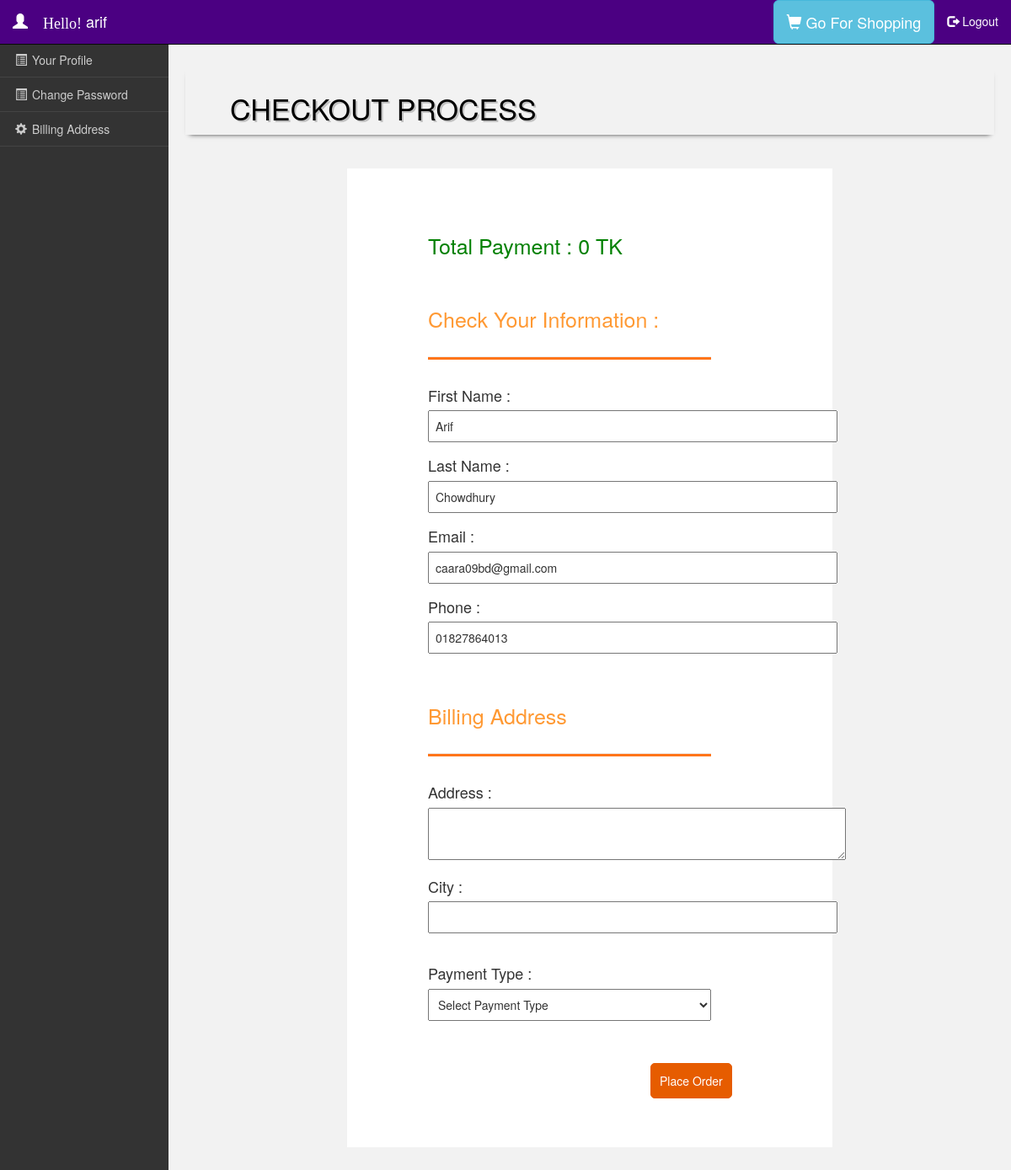
The page /user/checkout.php (signed in) on the database its author committed.
### tables this page shows
CREATE TABLE `user` (
  `u_id` int(11) NOT NULL,
  `username` varchar(150) NOT NULL,
  `email` varchar(50) NOT NULL,
  `password` varchar(25) NOT NULL,
  `f_name` varchar(30) NOT NULL,
  `l_name` varchar(30) NOT NULL,
  `phone` varchar(30) NOT NULL
);

### user/checkout_process.php (the view, shortened to what this page needs)
<?php include("database.php"); ?>
<!DOCTYPE html>
<html lang="en" >
<head>
  <link rel='stylesheet' href='https://maxcdn.bootstrapcdn.com/bootstrap/3.3.6/css/bootstrap.min.css'>
  <link rel="stylesheet" type="text/css" href="../admin/css/admin.css">
  <link rel="stylesheet" href="css/style.css">
  <link rel="stylesheet" media="all" href="../css/style.css">
</head>
<body>
<?php include("include/top_navbar.php"); ?>
<?php include("include/sidebar.php"); ?>
<div class="main-content">
<div class="checkout_header"   style="  background: #F2F2F2; box-shadow: 0px 4px 6px -5px #000;">
<div class="checkout_left"><h1>Checkout Process</h1></div>
</div>
   <section>
      <div id="checkout-wrapper">
            <div id="checkform">
                <form action="checkout.php" method="POST">
                 <h2 style="color: green;">Total Payment : <?php echo $totaltaka;?> TK </h2>
                    <br>
                 <h2>Check Your Information : </h2><hr>
    <?php
    $queryc = mysqli_query($conn, "SELECT * FROM `user` WHERE u_id = $id");
    $rowc = mysqli_fetch_assoc($queryc);
    ?>
                    <p id="cname" class="clabel"> First Name :</p>
                    <input type="text" size="60" name="fname" pattern="^[a-zA-Z\s]+$" title="only letters" value="<?= $rowc['f_name']; ?>" >
                    <p id="cname" class="clabel">Last Name :</p>
                    <input type="text" size="60" name="lname" pattern="^[a-zA-Z\s]+$" title="only letters" value="<?= $rowc['l_name']; ?>" >
                    <p id="cname" class="clabel">Email :</p>
                    <input type="email" size="60" name="email" value="<?= $rowc['email']; ?>">
                    <p id="cname" class="clabel"> Phone :</p>
                    <input type="text" size="60" name="phone" pattern="[0-9]+" title="numbers only" maxlength="11" value="<?= $rowc['phone']; ?>"  >
                    <br><br><br>
                 <h2>Billing Address </h2><hr>
                    <p id="cname" class="clabel"> Address :</p>
                    <textarea name="address" id="tid" cols="64" rows="3" wrap="soft" ></textarea>
                    <p id="cname" class="clabel"> City :</p>
                    <input type="text" size="60" name="city" pattern="[A-Za-z]+" title="only letters" ><br><br>
                    <p id="cname" class="clabel"> Payment Type :</p>
                    <select name="option" onchange="getComboA(this)" id="">
                    <option> Select Payment Type </option>
                    </select>
                    <button type="submit" name="submit">Place Order</button>
                </form>
            </div>
        </div>
    </section>
</div>
</body>
</html>

### css/admin.css (style rules this page uses)
* { margin: 0px; padding: 0px; box-sizing: border-box; }
body { background:#f2f2f2; }

### user/css/style.css (style rules this page uses)
.main-content { margin-top: 60px; margin-left: 200px; padding: 20px; }

### css/style.css (style rules this page uses)
* { margin: 0px; padding: 0px; box-sizing: border-box; }
body { background:#f2f2f2; }
.checkout_header { width: 100%; height: 80px; background:#ffb366; }
.checkout_left { width: 50%; height:70px; float:left; margin: 10px 5px; }
.checkout_left h1 { display: block; font-size: 34px; text-shadow: 2px 2px 0px rgba(0,0,0,0.2); color: black; text-transform: uppercase; margin-left: 10%; }
#checkout-wrapper { width: 100%; height:auto; margin-top: 40px; }
#checkform { width: 60%; height:auto; margin: 40px 20%; background: #ffffff; padding: 6% 0%; padding-left: 10%; }
#checkform h2 { font-size:25px; color:#ff9933; padding-bottom:10px; }
#checkform hr { width: 70%; height: 3px; margin-bottom: 30px; background: #ff751a; }
.clabel { margin-top: 15px; margin-bottom: 5px; font-size: 18px; }
#checkform input[type=text],input[type=email] { padding: 7px; }
#checkform select { padding: 7px; width: 70%; margin-bottom: 20px; }
#checkform button { display: block; margin-top: 10px; margin-left:55%; background: #e65c00; border: 1px solid #e65c00; color: #ffffff; padding: 10px; border-radius: 5px; margin-top:30px; }

### rows shown on the page
user: fname "Arif", lname "Chowdhury", email "caara09bd@gmail.com", phone "01827864013"

### other values the page prints
$uname "arif"
$totaltaka "0"
